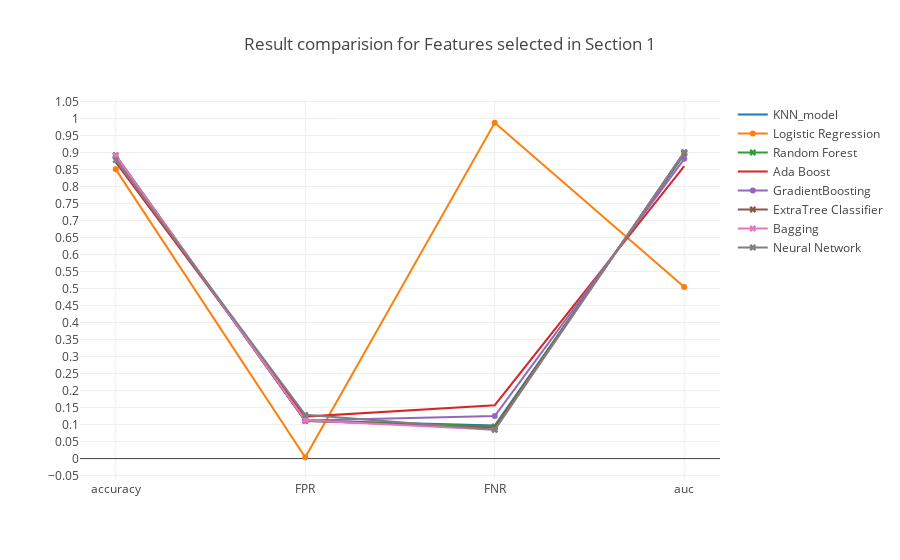

Notebook code for this chart:
### Markdown cell above
### <a id='1.A' style="text-decoration : none; color : #000000;"> A Results</a>

### Code cell
trace0 = go.Scatter(x=table_80_50_test.iloc[0].index.values[[0,5,6,7]],
                    y=table_80_50_test.iloc[0].values[[0,5,6,7]],
                    mode = 'lines',
                    name = 'KNN_model')

trace1 = go.Scatter(x=table_80_50_test.iloc[1].index.values[[0,5,6,7]],
                    y=table_80_50_test.iloc[1].values[[0,5,6,7]],
                    mode = 'lines+markers',
                    name = 'Logistic Regression')

trace2 = go.Scatter(x=table_80_50_test.iloc[2].index.values[[0,5,6,7]],
                    y=table_80_50_test.iloc[2].values[[0,5,6,7]],
                    mode = 'lines+markers',marker=dict(symbol='x'),
                    name = 'Random Forest')


trace3 = go.Scatter(x=table_80_50_test.iloc[3].index.values[[0,5,6,7]],
                    y=table_80_50_test.iloc[3].values[[0,5,6,7]],
                    mode = 'lines',
                    name = 'Ada Boost')

trace4 = go.Scatter(x=table_80_50_test.iloc[4].index.values[[0,5,6,7]],
                    y=table_80_50_test.iloc[4].values[[0,5,6,7]],
                    mode = 'lines+markers',
                    name = 'GradientBoosting')

trace5 = go.Scatter(x=table_80_50_test.iloc[5].index.values[[0,5,6,7]],
                    y=table_80_50_test.iloc[5].values[[0,5,6,7]],
                    mode = 'lines+markers',marker=dict(symbol='x'),
                    name = 'ExtraTree Classifier')

trace6 = go.Scatter(x=table_80_50_test.iloc[6].index.values[[0,5,6,7]],
                    y=table_80_50_test.iloc[6].values[[0,5,6,7]],
                    mode = 'lines+markers',marker=dict(symbol='x'),
                    name = 'Bagging')

trace7 = go.Scatter(x=table_80_50_test.iloc[7].index.values[[0,5,6,7]],
                    y=table_80_50_test.iloc[7].values[[0,5,6,7]],
                    mode = 'lines+markers',marker=dict(symbol='x'),
                    name = 'Neural Network')



data = [trace0, trace1, trace2, trace3, trace4, trace5, trace6, trace7]
layout = go.Layout(yaxis=dict(tick0=0,dtick=0.05),title='Result comparision for Features selected in Section 1')
fig = go.Figure(data=data, layout=layout)

iplot(fig, filename='Result')

### Figure 1 — Plotly figure (JSON) as saved in the notebook; plotly's stock layout.template omitted (floating-point values rounded to 4 significant figures)
{"data": [{"mode": "lines", "name": "KNN_model", "type": "scatter", "uid": "6c2d8829-2fd8-4138-9a82-ecac3085ead5", "x": ["accuracy", "FPR", "FNR", "auc"], "y": [0.8901, 0.1121, 0.09713, 0.8954]}, {"mode": "lines+markers", "name": "Logistic Regression", "type": "scatter", "uid": "532bc533-9e0a-44bd-bd5e-9ddce2140b36", "x": ["accuracy", "FPR", "FNR", "auc"], "y": [0.8506, 0.003913, 0.9876, 0.5043]}, {"marker": {"symbol": "x"}, "mode": "lines+markers", "name": "Random Forest", "type": "scatter", "uid": "4180d988-9352-4390-b146-adb03dd262c2", "x": ["accuracy", "FPR", "FNR", "auc"], "y": [0.8916, 0.1108, 0.09479, 0.8972]}, {"mode": "lines", "name": "Ada Boost", "type": "scatter", "uid": "6f981e22-b0c2-4850-b464-2fe81271dfe4", "x": ["accuracy", "FPR", "FNR", "auc"], "y": [0.8716, 0.1234, 0.157, 0.8598]}, {"mode": "lines+markers", "name": "GradientBoosting", "type": "scatter", "uid": "849b2e9d-fd69-464d-a1a2-e0156f0105bc", "x": ["accuracy", "FPR", "FNR", "auc"], "y": [0.8862, 0.1118, 0.1251, 0.8815]}, {"marker": {"symbol": "x"}, "mode": "lines+markers", "name": "ExtraTree Classifier", "type": "scatter", "uid": "28fcee33-365d-49cd-91b4-653311052ef5", "x": ["accuracy", "FPR", "FNR", "auc"], "y": [0.8921, 0.1109, 0.09091, 0.8991]}, {"marker": {"symbol": "x"}, "mode": "lines+markers", "name": "Bagging", "type": "scatter", "uid": "521951ac-c85a-4904-99d1-621b83caaa47", "x": ["accuracy", "FPR", "FNR", "auc"], "y": [0.8915, 0.1127, 0.08469, 0.9013]}, {"marker": {"symbol": "x"}, "mode": "lines+markers", "name": "Neural Network", "type": "scatter", "uid": "2ef09faa-9341-43be-888d-d028f560ce2a", "x": ["accuracy", "FPR", "FNR", "auc"], "y": [0.8778, 0.1287, 0.08469, 0.9013]}], "layout": {"title": "Result comparision for Features selected in Section 1", "yaxis": {"dtick": 0.05, "tick0": 0}}}
